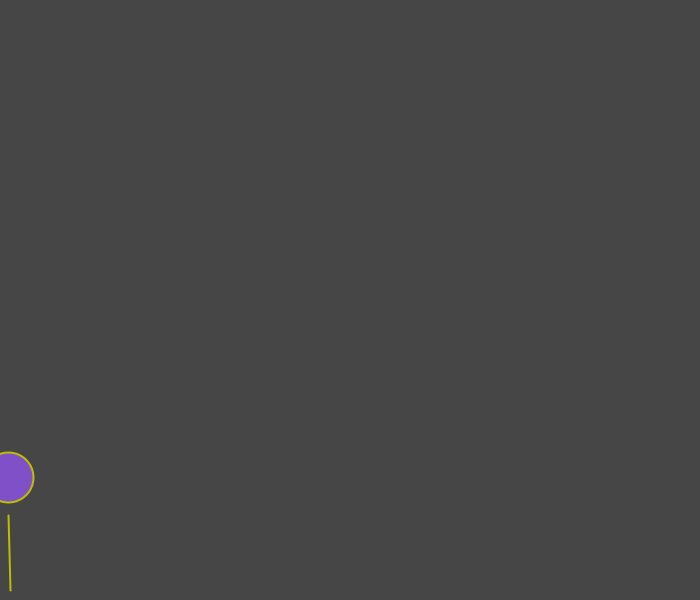
Frame 1 (no input)
Frame 60 (the mouse pressed at the canvas centre just before this capture): identical to frame 1, image omitted
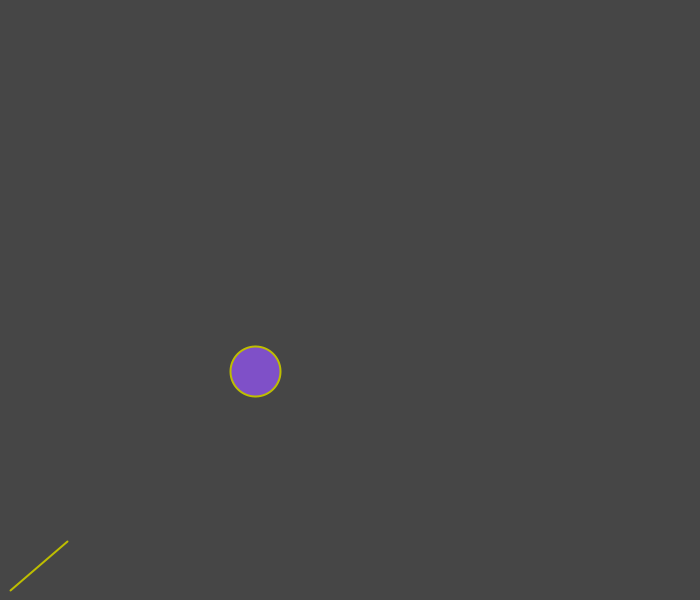
Frame 120 (the mouse held since frame 60 and released just before this capture)

The Processing sketch that drew these frames (run headless with seeded random() and noise(); from frame 60 on, the mouse is pressed at the canvas centre):

// Processing sketch: processing_150785
// ── processing_150785.pde

// Ejercicio Vectores: Hacer un ’buble-shooter’ sencillo 
// (sólo lanzador de bolas)

// Vectores para el lanzador y para el disparo
PVector mouse;
PVector center;
PVector bala = new PVector(0,0);

// Variable para la velocidad
float v = 1.006;

// Variable para el efecto al disparar y mover el raton
float efecto = 0.03;

boolean disparo = false;

void setup() {
  size(700,600);
  stroke(190,190,0);
  strokeWeight(2);
  fill(127,80,200);
  smooth();
}

void draw() {
  background(70);
  
  // Vector con la localizacion del raton
  mouse = new PVector(mouseX,mouseY); 

  // Vector con los puntos del centro
  center = new PVector(10,590);

  // Se resta el vector center al vector mouse
  mouse.sub(center);
  
  // Se normaliza el vector
  mouse.normalize();
  
  // Se ecala para aumentar la longitud de la linea
  mouse.mult(75);
  
  // Se dibuja la linea
  translate(10,590);
  line(0,0,mouse.x,mouse.y);

  if (disparo != true) {
    bala.x = 1.5 * mouse.x;
    bala.y = 1.5 * mouse.y;
  }
  else {
    bala.x += v;
    bala.y -= v;
    
    bala.x += efecto * mouse.x;
    bala.y += efecto * mouse.y;
    
    if ( bala.x > width || -bala.y > height) {
      disparo = false;
    }
  }
  
  // Se dibuja la elipse
  ellipse(bala.x, bala.y, 50, 50);
  
  // Se dispara al pulsar el ratón, trackpad o barra espaceadora
  if(mousePressed) {
    disparo = true;
  }
}

void keyPressed() {
  // Disparo al pulsar la barra espaceadora
  if (key == ' ') {
    disparo = true;
  }
}
